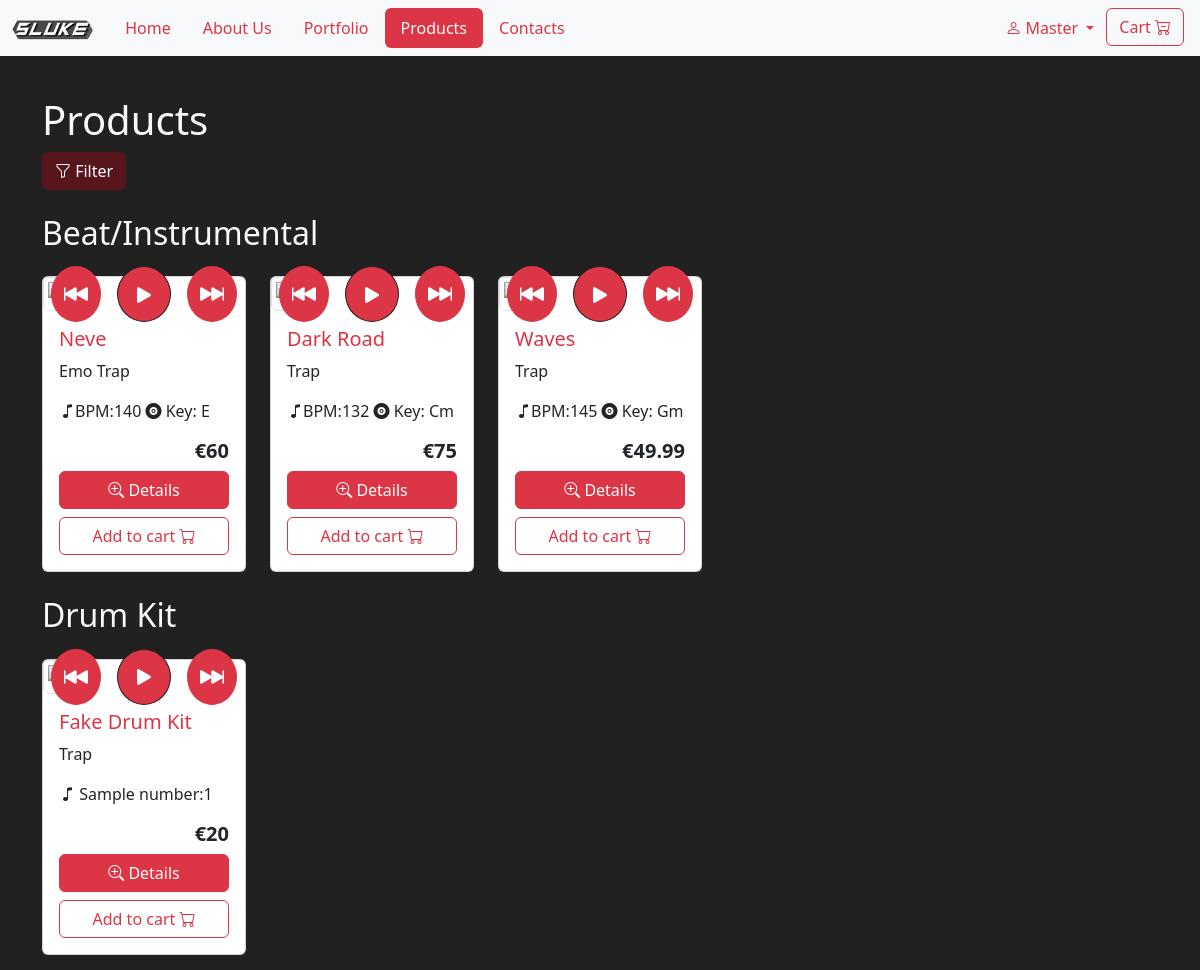
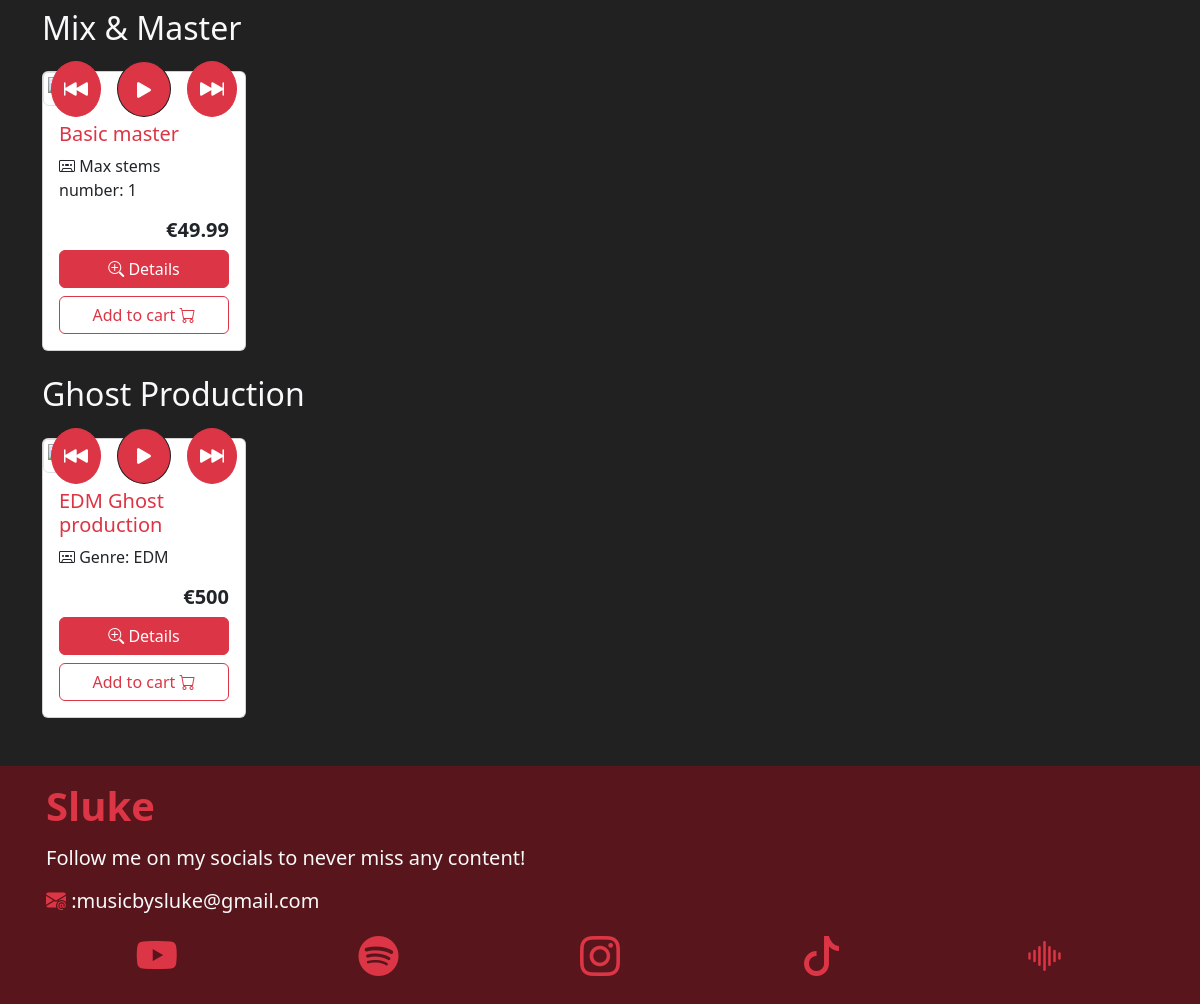
The app's page /FRONTEND/products.php (signed in) with its own data (2 pictures, top to bottom).
### tables this page shows
CREATE TABLE `type` (
  `id` int(11) NOT NULL,
  `name` varchar(20) NOT NULL,
  `descr` text NOT NULL
);

CREATE TABLE `product` (
  `id` varchar(10) NOT NULL,
  `title` varchar(50) NOT NULL,
  `type_id` int(11) NOT NULL,
  `descr` text NOT NULL,
  `bpm` int(11) DEFAULT NULL,
  `tonality` varchar(3) DEFAULT NULL,
  `genre` varchar(20) DEFAULT NULL,
  `num_sample` int(11) DEFAULT NULL,
  `num_tracks` int(11) DEFAULT NULL,
  `audiopath` varchar(255) DEFAULT NULL,
  `productpath` varchar(255) NOT NULL,
  `active` tinyint(1) NOT NULL DEFAULT 0
);

### COMMON/utility.php (the view, shortened to what the rows shown need)
<?php
function spawnProd1($row, $type, $conn)
{
    echo '<div class="col">
    <div class="card h-130 h-lg-150">
                    <div class="thumbnail position-relative">
                            <div class="position-absolute top-50 start-50 translate-middle d-flex gap-3">
                            <button type="button" onclick="rewind' . $row['id'] . '()" class="btn btn-primary border-primary rounded-circle ">
                                <i class="bi bi-skip-backward-fill fs-4"></i>
                            </button>
                            <button type="button" id="' . $row['id'] . 'playButton" onclick="play' . $row['id'] . '()" class="btn btn-primary border-dark rounded-circle ">
                                <i class="bi bi-play-fill fs-3" id="' . $row['id'] . 'playIcon"></i>
                            </button>
                            <button type="button" onclick="forward' . $row['id'] . '()" class="btn btn-primary border-primary rounded-circle ">
                                <i class="bi bi-skip-forward-fill fs-4"></i>
                            </button>
                        </div>
                    </div>
                        function play' . $row['id'] . '() {
                            const audio = document.getElementById("' . $row['id'] . 'audioPlayer");
                            const playButton = document.getElementById("' . $row['id'] . 'playButton");
                            const playIcon = document.getElementById("' . $row['id'] . 'playIcon");
                        function forward' . $row['id'] . '() {
                            const audio = document.getElementById("' . $row['id'] . 'audioPlayer");
                        function rewind' . $row['id'] . '() {
                            const audio = document.getElementById("' . $row['id'] .
        'audioPlayer");
                    <div class="card-body">
                        <h5 class="text-primary card-title ">' . $row['title'] . '</h5>';
    switch (true) {
        case $type == 1:
            echo ' <p class="card-text fw-light fs-6">' . $row['genre'] . '</p>
                    <p class="card-text fw-light fs-6"><i class="bi bi-music-note"></i>BPM:' . $row['bpm'] . '  <i class="bi bi-vinyl-fill"></i> Key: ' . $row['tonality'] . '</p>
            ';
            break;
        case $type == 2 || $type == 3:
            echo ' <p class="card-text fw-light fs-6">' . $row['genre'] . '</p>
                    <p class="card-text fw-light fs-6"><i class="bi bi-music-note"></i> Sample number:' . $row['num_sample'] . '</p>
            ';
            break;
        case $type == 5:
            echo '
                    <p class="card-text fw-light fs-6"><i class="bi bi-cassette"></i> Max stems number: ' . $row['num_tracks'] . '</p>
            ';
            break;
        case $type == 6:
            echo '
                    <p class="card-text fw-light fs-6"><i class="bi bi-cassette"></i> Genre: ' . $row['genre'] . '</p>
            ';
            break;
    }
    echo '              <audio id="' . $row['id'] . 'audioPlayer" class="w-100">
                            <source src="' . $row['audiopath'] . '" type="audio/mpeg">
                        </audio>
                        <h5 class="fw-bold text-end">€' . $row['price'] . '</h5>
                        <div class="d-grid">
                            <button type="button" class="btn btn-primary mb-2" data-bs-toggle="modal" data-bs-target="#' . $row['id'] . 'details">
                            <i class="bi bi-zoom-in"></i> Details</button>
                            <button type="button" id="addToCart1" onclick="addTocart(\'' . $row['id'] . '\',\'add\')" class="btn btn-outline-primary">Add to cart <i class="bi bi-cart"></i></button>
                        </div>
                        <div class="modal fade" id="' . $row['id'] . 'details" data-bs-backdrop="static" data-bs-keyboard="false" tabindex="-1" aria-labelledby="staticBackdropLabel" aria-hidden="true">
                        <div class="modal-dialog modal-dialog-centered modal-lg ">
                            <div class="modal-content">
                                <h1 class="modal-title fs-5" id="staticBackdropLabel">#' . $row['id'] . '</h1>
                            <div class="modal-body" id="modaldetails">
                                    <h4 class="text-light mb-3">' . $row['title'] . '</h4>
                                        <button type="button" onclick="rewindModal' . $row['id'] . '()" class="btn btn-primary border-primary rounded-circle ">
                                        </button>
                                        <button type="button" id="' . $row['id'] . 'playButtonModal" onclick="playModal' . $row['id'] . '()" class="btn btn-primary border-dark rounded-circle ">
                                            <i class="bi bi-play-fill fs-3" id="' . $row['id'] . 'playIconModal"></i>
                                        </button>
                                        <button type="button" onclick="forwardModal' . $row['id'] . '()" class="btn btn-primary border-primary rounded-circle ">
                                        </button>
                                    <input type="range" id="' . $row['id'] . 'timelineModal" class="form-range" value="0" min="0" step="0.1">
                                        const audioModal' . $row['id'] . ' = document.getElementById("' . $row['id'] . 'audioPlayer");
                                        const playButtonModal' . $row['id'] . ' = document.getElementById("' . $row['id'] . 'playButtonModal");
                                        const playIconModal' . $row['id'] . ' = document.getElementById("' . $row['id'] . 'playIconModal");
                                        const timelineModal' . $row['id'] . ' = document.getElementById("' . $row['id'] . 'timelineModal");
                                        function playModal' . $row['id'] . '() {
                                            if (audioModal' . $row['id'] . '.paused) {
                                                audioModal' . $row['id'] . '.play();
                                                playIconModal' . $row['id'] . '.classList.replace("bi-play-fill", "bi-pause-fill");
                                                audioModal' . $row['id'] . '.pause();
                                                playIconModal' . $row['id'] . '.classList.replace("bi-pause-fill", "bi-play-fill");
                                        function forwardModal' . $row['id'] . '() {
                                            audioModal' . $row['id'] . '.currentTime += 10;
                                        function rewindModal' . $row['id'] . '() {
                                            audioModal' . $row['id'] . '.currentTime -= 10;
                                        audioModal' . $row['id'] . '.addEventListener("timeupdate", () => {
                                            timelineModal' . $row['id'] . '.value = audioModal' . $row['id'] . '.currentTime;
                                        audioModal' . $row['id'] . '.addEventListener("loadedmetadata", () => {
                                            timelineModal' . $row['id'] . '.max = audioModal' . $row['id'] . '.duration;
                                        timelineModal' . $row['id'] . '.addEventListener("input", () => {
                                            audioModal' . $row['id'] . '.currentTime = timelineModal' . $row['id'] . '.value;
                                <div class="mb-3">
                                    <div class="row gy-3">
                                     <div class="col-md-6">
                                        <div class="input-group mb-3">
                                            <select id="type_' . $row['id'] . '" class="form-select" disabled id="typeselect">';
    echo '                   </select>
                                    </div>
                                </div>
                                <div class="col-md-6">
                                    <div class="input-group">
                                        <span class="input-group-text">';
    echo '</span>
                                        <input class="form-control" id="genre_' . $row['id'] . '" type="text" disabled value="' . $row['genre'] . '"  aria-label="genre">
                                        </div>
                                        </div>
                                    </div>
                                </div>
                                <div class="mb-3">
                                    <label for="descr" class="form-label">Description</label>
                                    <textarea class="form-control" style="resize:none" disabled id="descr_' . $row['id'] . '" rows="3">' . $row['descr'] . '</textarea>
                                </div>';
    echo '
                                        <div class="text-end ">
                                            <h2 class="tracking-widest"> € ' . $row['price'] . '</h2>
                                        </div>
                            <div class="modal-footer">
                                    <button type="button" id="addToCart2" onclick="addTocart(\'' . $row['id'] . '\',\'add\')" class="btn btn-outline-primary">Add to cart <i class="bi bi-cart"></i></button>
                            </div>
                        </div>
                    </div>
                </div>
            </div>
        </div>
    </div>
</div>';
}

### FRONTEND/products.php (shortened to what the rows shown need)
<?php
include '../COMMON/utility.php';
if (!isset($_SESSION['username'])) {
    $_SESSION['redirect_to'] = $_SERVER['REQUEST_URI'];
    header("Location: ./login.php");
    exit();
} else {
    $conn = dbConnect();
}
?>
<!DOCTYPE html>
<html>
<head>
    <link rel="stylesheet" href="https://cdn.jsdelivr.net/npm/bootstrap-icons@1.11.3/font/bootstrap-icons.min.css">
    <link rel="stylesheet" href="https://code.jquery.com/ui/1.14.1/themes/base/jquery-ui.css">
    <link href="https://cdn.jsdelivr.net/npm/bootstrap@5.3.3/dist/css/bootstrap.min.css" rel="stylesheet">
    <link rel="stylesheet" href="../CSS/style.css">
    <link rel="stylesheet" href="../CSS/extra.css">
</head>
<body class="bg-dark text-light  mt-5 pt-5">
    <div class="container">
        <h1 class="">Products</h1>
        <button type="button" class="btn btn-secondary" type="button" data-bs-toggle="offcanvas" data-bs-target="#filter" aria-controls="offcanvasScrolling">
            <i class="bi bi-funnel"></i> Filter
        </button>
        <?php
        $typequery = 'SELECT * FROM type';
        if (isset($_SESSION['typefilter'])) {
            $typequery .= ' WHERE id=' . $_SESSION['typefilter'] . ';';
        } else {
            $typequery .= ';';
        }
        $stmt1 = $conn->prepare($typequery);
        if ($stmt1->execute()) {
            $result1 = $stmt1->get_result();
            if ($result1->num_rows > 0) {
                while ($row1 = $result1->fetch_array(MYSQLI_ASSOC)) {
                    $stmt2 = $conn->prepare('SELECT product.*, list_prices.price, list_prices.date, list_prices.list_id FROM product JOIN type ON product.type_id = type.id JOIN list_prices ON product.id = list_prices.prod_id WHERE list_prices.price > 0 AND type.name = \'' . $row1['name'] . '\' AND list_prices.date = (
    SELECT MAX(date)
    FROM list_prices
    WHERE list_prices.prod_id = product.id) ' .  (isset($_SESSION['filter']) ? $_SESSION['filter'] : '') . ';');
                    if ($stmt2->execute()) {
                        $result2 = $stmt2->get_result();
                        if ($result2->num_rows > 0) {
                            echo ' <h2 class="my-4">' . $row1['name'] . '</h2>
                        <div class="row row-cols-1 row-cols-sm-2 row-cols-md-3 row-cols-lg-4 row-cols-xl-5  g-4">';
                            while ($row2 = $result2->fetch_array(MYSQLI_ASSOC)) {
                                if ($row2['active']) {
                                    spawnProd1($row2, $row1['id'], $conn);
                                }
                            }
                            echo ' </div>';
                        }
                    }
                }
            } else {
                echo '<h5 class="my-3">type not found</h5>';
                return false;
            }
        } else {
            echo "Error in the connection phase";
            return false;
        }
        ?>
    </div>
    <footer id="social" class="footer bg-secondary mt-5">
        <div class="container p-3">
            <div class="social-links d-flex justify-content-around">
                <a href="https://www.youtube.com/@sluke1547" target="_blank" rel="noopener noreferrer">
                    <h1><i class="bi bi-youtube c"></i></h1>
                </a>
                <a href="https://open.spotify.com/intl-it/artist/4zTNDtXBjnewJ2qIWvdwEe?si=2f29d7a2c37d4520" target="_blank" rel="noopener noreferrer">
                    <h1><i class="bi bi-spotify"></i></h1>
                </a>
                <a href="https://www.instagram.com/musicbysluke" target="_blank" rel="noopener noreferrer">
                    <h1><i class="bi bi-instagram"></i></h1>
                </a>
                <a href="https://www.tiktok.com/@musicbysluke" target="_blank" rel="noopener noreferrer">
                    <h1><i class="bi bi-tiktok"></i></h1>
                </a>
                <a href="https://soundcloud.com/slukemusicc" target="_blank" rel="noopener noreferrer">
                    <h1><i class="bi bi-soundwave"></i></h1>
                </a>
            </div>
        </div>
    </footer>
</body>
</html>

### records on screen
type: name "Beat/Instrumental"
product: title "Neve", genre "Emo Trap", bpm "140", tonality "E", price "60"
product: title "Dark Road", genre "Trap", bpm "132", tonality "Cm", price "75"
product: title "Waves", genre "Trap", bpm "145", tonality "Gm", price "49.99"
type: name "Drum Kit"
product: title "Fake Drum Kit", genre "Trap", num_sample "1", price "20"
type: name "Mix & Master"
product: title "Basic master", num_tracks "1", price "49.99"
type: name "Ghost Production"
product: title "EDM Ghost production", genre "EDM", price "500"

### other values on screen
$_SESSION['username'] "Master"
